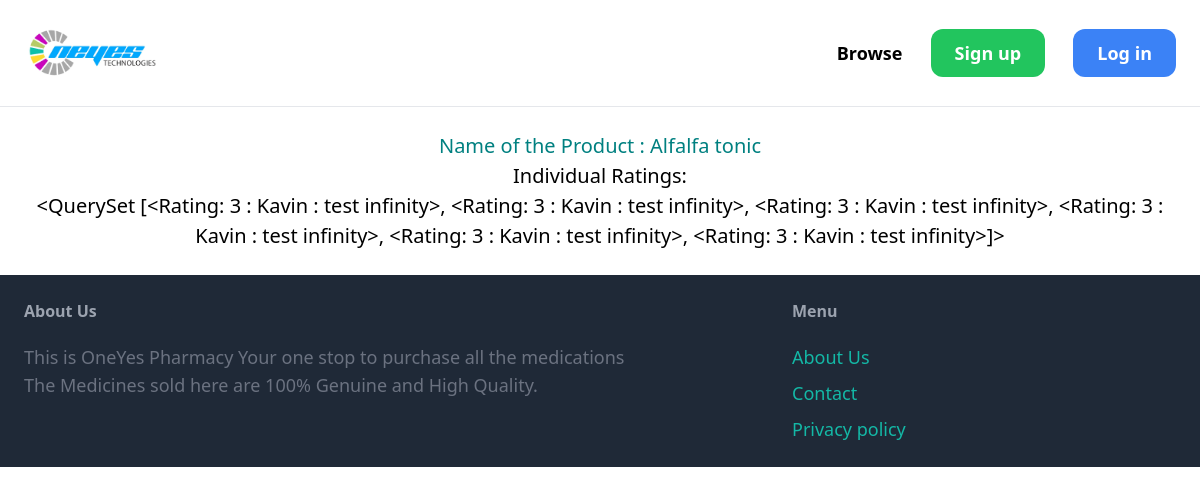
The app's page /items/product/3/show_rating/ with its own data.
### item/models.py (models this page shows, shortened)
class Item(models.Model):
    category = models.ForeignKey(Category, related_name='items', on_delete=models.CASCADE)
    name = models.CharField(max_length=255)
    description = models.TextField(blank=True, null=True)
    price = models.FloatField()
    image = models.ImageField(upload_to='item_images', blank=True, null=True)
    is_sold = models.BooleanField(default=False)
    created_by = models.ForeignKey(User, related_name='items', on_delete=models.CASCADE)
    created_at = models.DateTimeField(auto_now_add=True)

class Rating(models.Model):
    RATE_CHOICES = [
        ('⭐', '⭐'),
        ('⭐⭐', '⭐⭐'),
        ('⭐⭐⭐', '⭐⭐⭐'),
        ('⭐⭐⭐⭐', '⭐⭐⭐⭐'),
        ('⭐⭐⭐⭐⭐', '⭐⭐⭐⭐⭐'),
        ]
    user = models.ForeignKey(User, on_delete=models.CASCADE)
    product = models.ForeignKey(Item, on_delete=models.CASCADE)
    score = models.CharField(max_length=10, choices=RATE_CHOICES)
    comment = models.TextField(null=True, blank=True)
    created_at = models.DateTimeField(auto_now_add=True)
    def __str__(self):
        return f"{self.score} : {self.user} : {self.comment}"

### item/views.py (the view)
# urls.py: path('product/<int:product_id>/show_rating/',views.show_rating,name='show_rating'),
def show_rating(request, product_id):
    product = get_object_or_404(Item, pk=product_id)
    rating = Rating.objects.filter(product=product)
    return render(request, 'item/display_rating.html', {'product': product, 'average_rating': rating})

### item/templates/item/display_rating.html (shortened to what this page needs)
{% extends 'core/base.html' %}
{% block content%}
<section style="text-align:center; font-size:20px;">
<h1 style="color: teal;">Name of the Product : {{ product.name }}</h1>
 <h3>Individual Ratings:</h3>
            {{ average_rating }}
</section>
{% endblock %}

### records on screen
Item: name "Alfalfa tonic"
Rating: score+user+comment "<QuerySet [<Rating: 3 : Kavin : test infinity>, <Rating: 3 : Kavin : test infinity>, <Rating: 3 : Kavin : test infinity>, <Rating: 3 : Kavin : test infinity>, <Rating: 3 : Kavin : test infinity>, <Rating: 3 : Kavin : test infinity>]>"
